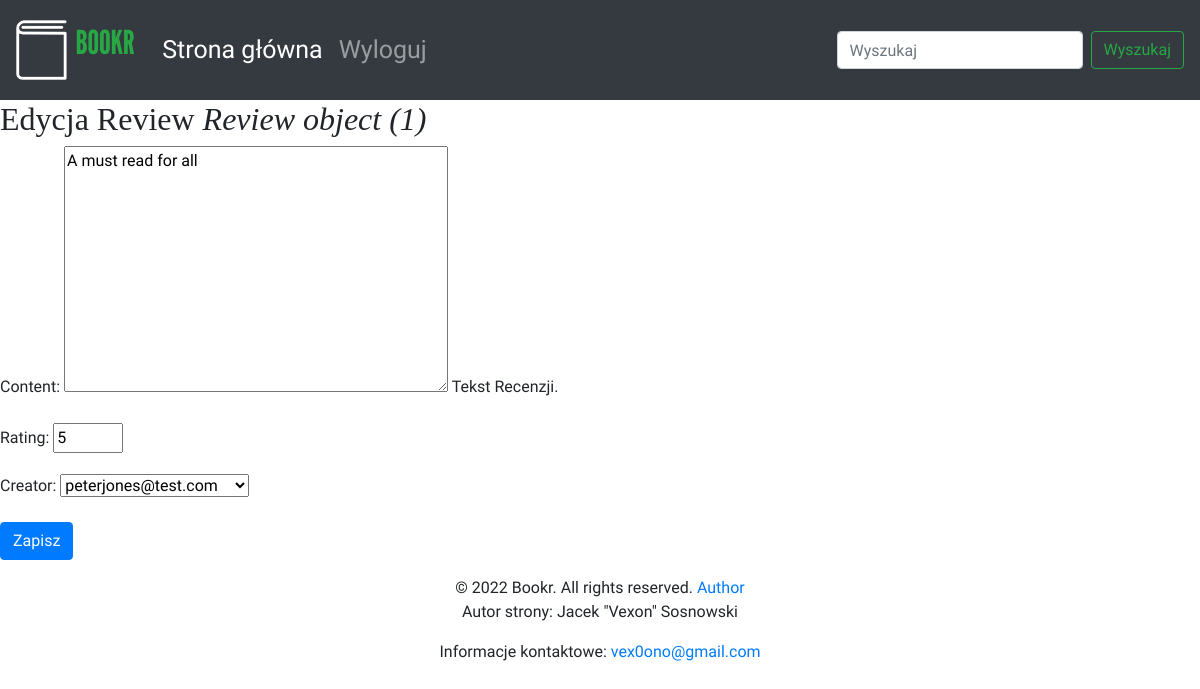
Screenshot of /books/1/reviews/1/ with the database file from the repository.
### reviews/models.py (models this page shows)
class Review(models.Model):
    content = models.TextField(help_text="Tekst Recenzji.")
    rating = models.IntegerField(help_text="Ocena użytkownika.")
    date_created = models.DateTimeField(auto_now_add=True, help_text="Data i czas utworzenia recenzji.")
    date_edited = models.DateTimeField(null=True, help_text="Data i czas ostatniej edycji recenzji.")
    creator = models.ForeignKey(auth.get_user_model(), on_delete=models.CASCADE)
    book = models.ForeignKey(Book, on_delete=models.CASCADE, help_text="Recenzowana książka.")

### reviews/views.py (the view)
# urls.py: path('books/<int:book_pk>/reviews/<int:review_pk>/', views.review_edit, name='review_edit'),
def review_edit(request, book_pk, review_pk=None):
    book = get_object_or_404(Book, pk=book_pk)
    if review_pk is not None:
        review = get_object_or_404(Review, book_id=book_pk, pk=review_pk)
    else:
        review = None
    if request.method == "POST":
        form = ReviewForm(request.POST, instance=review)
        if form.is_valid():
            updated_review = form.save(False)
            updated_review.book = book
            if review is None:
                messages.success(request, "Recenzja \"{}\" utworzona.".format(book))
            else:
                updated_review.date_edited = timezone.now()
                messages.success(request, "Recenzja \"{}\" zaktualizowana.".format(book))
            updated_review.save()
            return redirect("book_detail", book.pk)
    else:
        form = ReviewForm(instance=review)
    return render(request, "instance-form.html",
                  {"form": form,
                   "instance": review,
                   "model_type": "Review",
                   "related_instance": book,
                   "related_model_type": "Book"
                   })

### reviews/forms.py
class ReviewForm(forms.ModelForm):
    class Meta:
        model = Review
        exclude = ["date_edited", "book"]
    rating = forms.IntegerField(min_value=0, max_value=5)

### reviews/templates/instance-form.html (shortened to what this page needs)
{% extends 'base.html' %}
{% block content %}
<h2>
  {% if instance %}
    Edycja {{ model_type }} <em>{{ instance }}</em>
  {% else %}
    Nowy {{ model_type }}
  {% endif %}
</h2>
<form method="post">
  {{ form.as_p }}
  <button type="submit" class="btn btn-primary">
    {% if instance %}Zapisz{% else %}Utwórz{% endif %}
  </button>
</form>
{% endblock %}

### static/main.css (style rules this page uses)
body { font-family: 'Source Sans Pro', sans-serif; background-color: #e6efe8 color: #393939; }
h1, h2, h3, h4, h5, h6 { font-family: 'Libre Baskerville', serif; }

### rows the page displays
Review: id "Review object (1)", content "A must read for all", rating "5", creator "peterjones@test.com"

### other values shown
{{ model_type }} "Review"
